Frame 1 (no input): blank canvas, image omitted
Frame 60 (the mouse pressed at the canvas centre just before this capture): blank canvas, image omitted
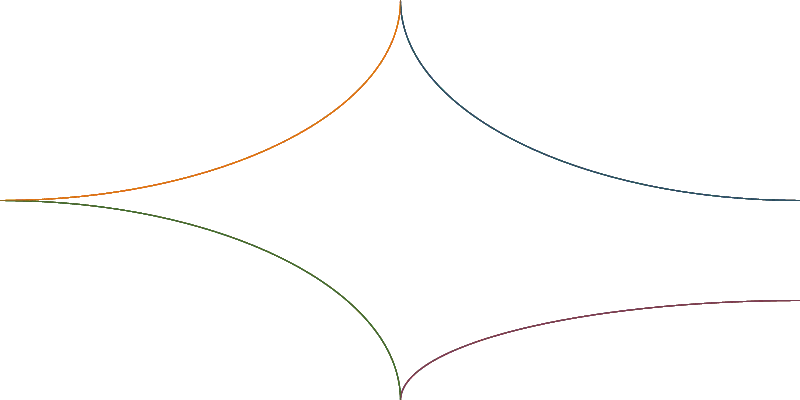
Frame 120 (the mouse held since frame 60 and released just before this capture)

The Processing sketch whose frames 1 and 60 were blank and that drew this single picture after the mouse press (run headless with seeded random() and noise(); from frame 60 on, the mouse is pressed at the canvas centre):

// Processing sketch: processing_99225
// ── processing_99225.pde

color weiss = color(255);
color orange = color(210, 113, 19,30);
color lila = color(122, 61, 76,30);
color gruen = color(69, 100, 43,30);
color blau = color(43, 80, 90,30);
 
 
void setup(){
size(800,400);
background(weiss);
smooth();
}
 
 
void draw(){
  noFill();
  smooth();
  stroke(1);
  stroke(orange);
  ellipse(0,0,mouseX*2,mouseY*2);// (x,y,breite,höhe)
  stroke(lila);
  ellipse(width,height,mouseX*2,mouseY); 
  stroke(gruen);
  ellipse(0,height,mouseX*2,mouseY*2);
  stroke(blau);
  ellipse(width,0,mouseX*2,mouseY*2);
}
